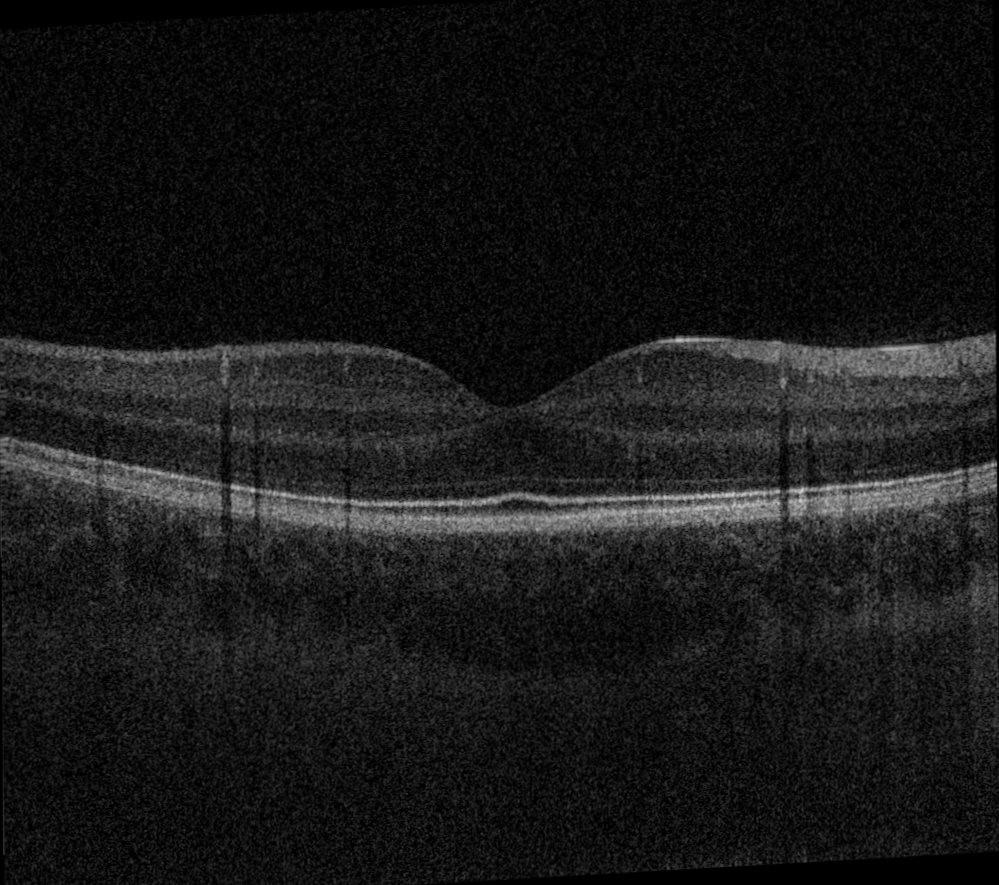
#> input picture images/original.png, 999 x 885 px
$ jupyter execute MultiSwarm_best.ipynb   (shell and % lines are left out)
#> lines starting #> are read from the running program, lines starting #| are printed output that depends on the picture
### CITS4404 Practical Project

# Camo Worms!

<div style="margin-left: 0px">
    &nbsp;

    <br>
    <br>
</div>

Australian _velvet worms_ come in many colours, possibly as a camouflage function ([Current Biology](https://www.cell.com/current-biology/comments/S0960-9822(11)00208-9)).

[cell 1]
# Imports

import numpy as np
import imageio.v3 as iio

import matplotlib as mpl
import matplotlib.cm as cm
import matplotlib.pyplot as plt
import matplotlib.path as mpath
import matplotlib.patches as mpatches
import matplotlib.bezier as mbezier
from sklearn.metrics.pairwise import euclidean_distances

import cv2
from shapely.geometry import LineString
import time

rng = np.random.default_rng()
Path = mpath.Path
mpl.rcParams['figure.dpi']= 72 #size of images

[cell 2]
# Global variables

IMAGE_DIR = 'images'
IMAGE_NAME='original'
MASK = [320, 560, 160, 880] # ymin ymax xmin xmax

[cell 3]
# Read, crop and display image and stats
def crop (image, mask):
    h, w = np.shape(image)
#> h = 885; w = 999
    return image[max(mask[0],0):min(mask[1],h), max(mask[2],0):min(mask[3],w)]
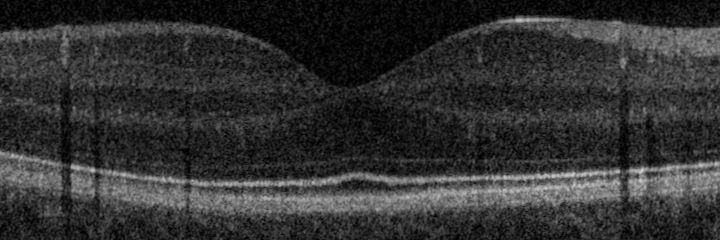
#> returned value: shape (240, 720); min 0, max 210, mean 49.3

def prep_image (imdir, imname, mask):
    print("Image name (shape) (intensity max, min, mean, std)\n")
    image = np.flipud(crop(iio.imread(imdir+'/'+imname+".png"), mask))
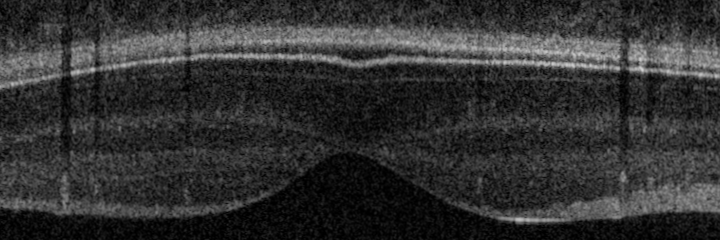
#> image: shape (240, 720); min 0, max 210, mean 49.3
    print("{} {} ({}, {}, {}, {})".format(imname, np.shape(image), np.max(image), np.min(image), round(np.mean(image),1), round(np.std(image),1)))
#| original (240, 720) (210, 0, 49.3, 34.8)
    plt.imshow(image, vmin=0, vmax=255, cmap='gray', origin='lower') # use vmin and vmax to stop imshow from scaling
    plt.show()
    return image

image = prep_image(IMAGE_DIR, IMAGE_NAME, MASK)

[cell 4]
import time

start_time = time.time()
function_times = {}

def measure_time(f):
    def timed(*args, **kw):
        ts = time.time()
        result = f(*args, **kw)
        te = time.time()
        function_time = te - ts

        if f.__name__ not in function_times:
            function_times[f.__name__] = [0, 0]  # [total_time, call_count]
        function_times[f.__name__][0] += function_time
        function_times[f.__name__][1] += 1

        return result

    return timed

def print_function_times():
    end_time = time.time()
    total_program_time = end_time - start_time

    print()
    print("### PROFILING ###")
    print("Total program time: {:.2f} sec".format(total_program_time))
    print("Function times:")
    for function_name, (total_time, call_count) in function_times.items():
        percentage = (total_time / total_program_time) * 100
        average_time = total_time / call_count
        print("- {}: {:.2f} sec ({:.2f}%), {} calls".format(
            function_name, total_time, percentage, call_count, average_time))
    print()

[cell 5]
class Camo_Worm:
    def __init__(self, x, y, r, theta, deviation_r, deviation_gamma, width, colour):
        self.x = x
        self.y = y
        self.r = r
        self.theta = theta
        self.dr = deviation_r
        self.dgamma = deviation_gamma
        self.width = width
        self.colour = colour
        p0 = [self.x - self.r * np.cos(self.theta), self.y - self.r * np.sin(self.theta)]
        p2 = [self.x + self.r * np.cos(self.theta), self.y + self.r * np.sin(self.theta)]
        p1 = [self.x + self.dr * np.cos(self.theta+self.dgamma), self.y + self.dr * np.sin(self.theta+self.dgamma)]
        self.bezier = mbezier.BezierSegment(np.array([p0, p1,p2]))

    def control_points (self):
        return self.bezier.control_points

    def path (self):
        return mpath.Path(self.control_points(), [Path.MOVETO, Path.CURVE3, Path.CURVE3])

    def patch (self):
        return mpatches.PathPatch(self.path(), fc='None', ec=str(self.colour), lw=self.width, capstyle='round')

    def intermediate_points (self, intervals=None):
        if intervals is None:
            intervals = max(3, int(np.ceil(self.r/8)))
        return self.bezier.point_at_t(np.linspace(0,1,intervals))

    def approx_length (self):
        intermediates = intermediate_points(self)
        eds = euclidean_distances(intermediates,intermediates)
        return np.sum(np.diag(eds,1))

    def bezier_tangent(self, t):
        P0, P1, P2 = self.control_points()
        return 2 * (1 - t) * (P1 - P0) + 2 * t * (P2 - P1)

    @measure_time
    def colour_at_t(self, t, image):
        intermediates = np.int64(np.round(np.array(self.bezier.point_at_t(t)).reshape(-1,2)))
        height, width = image.shape[:2]
        intermediates[:, 0] = np.clip(intermediates[:, 0], 0, width - 1)
        intermediates[:, 1] = np.clip(intermediates[:, 1], 0, height - 1)
        colours = [image[point[1],point[0]] for point in intermediates] #? had to swap point[1] and point[0] cause y and x were in the other order
        return(np.array(colours)/255)

    @measure_time
    def img_colour_at_w(self, image, t_values=[0, 0.5, 1]):
        width_points = []
        for t in t_values:
            # Calculate the point on the bezier curve
            base_point = self.bezier.point_at_t(t)
            # Calculate the tangent at this point
            tangent = self.bezier_tangent(t)
            # Normalize the tangent vector
            tangent_norm = tangent / np.linalg.norm(tangent)
            # Calculate the normal (perpendicular) to the tangent
            normal = np.array([-tangent_norm[1], tangent_norm[0]])
            # Calculate points across the width of the worm
            half_width = self.width
            if t in [0, 1]:  # Only at the tips
                # Points perpendicular to the path
                points_at_t = [
                    base_point + normal * half_width * i
                    for i in [-1, 1]  # Left and right side of the worm
                ]
                # Points tangent to the path
                if t == 0:
                    points_tangent = [
                        base_point + tangent_norm * half_width * -1 # Backward along the tangent
                    ]
                else:
                    points_tangent = [
                        base_point + tangent_norm * half_width * 1 # forward along the tangent
                    ]
                width_points.extend(points_at_t)
                width_points.extend(points_tangent)
            else:
                # Middle points, just the normal ones
                points_at_t = [
                    base_point + normal * half_width * i
                    for i in [-1, 1]  # Left and right side
                ]
                width_points.extend(points_at_t)
        intermediates = np.int64(np.round(np.array(width_points)))
        try:
            return np.array(image[intermediates[:, 1], intermediates[:, 0]]) / 255.0
        except:
            return np.array([0 for _ in range(len(t_values))])

    @measure_time
    def img_color_across_t(self, t, image):
        # average image colour across all points in t
        intermediates = np.int64(np.round(np.array(self.bezier.point_at_t(t)).reshape(-1,2)))
        try:
            return np.array(image[intermediates[:, 1], intermediates[:, 0]]) / 255.0
        except:
            return np.array([0 for _ in range(len(t))])

[cell 6]
class Drawing:
    def __init__ (self, image):
        self.fig, self.ax = plt.subplots()
        self.image = image
        self.im = self.ax.imshow(self.image, cmap='gray', origin='lower')

    def add_patches(self, patches):
        try:
            for patch in patches:
                self.ax.add_patch(patch)
        except TypeError:
            self.ax.add_patch(patches)

    def add_dots(self, points, radius=4, **kwargs):
        try:
            for point in points:
                self.ax.add_patch(mpatches.Circle((point[0],point[1]), radius, **kwargs))
        except TypeError:
            self.ax.add_patch(mpatches.Circle((points[0],points[1]), radius, **kwargs))

    def add_worms(self, worms, alpha=1.0, colour=None):
        colourmap = mpl.colormaps["rainbow"]
        try:
            for worm in worms:
                patch = worm.patch()
                patch.set_alpha(alpha)
                if colour != None:
                    patch.set_edgecolor(colourmap(colour))
                self.ax.add_patch(patch)
        except TypeError:
            patch = worms.patch()
            patch.set_alpha(alpha)
            if colour != None:
                patch.set_edgecolor(colourmap(colour))
            self.ax.add_patch(patch)

    def show(self, save=None):
        if save is not None:
            plt.savefig(save)
        plt.show()

[cell 7]
# Example of a random worm. You may do this differently.

    # centre points, angles and colour chosen from uniform distributions
    # lengths chosen from normal distributions with two std parameters passed
    # width chosen from gamma distribution with shape parameter 3 and scale passed

def random_worm (imshape, init_params):
    (radius_std, deviation_std, width_theta) = init_params
    (ylim, xlim) = imshape
    midx = xlim * rng.random()
    midy = ylim * rng.random()
    r = radius_std * np.abs(rng.standard_normal())
    theta = rng.random() * np.pi
    dr = deviation_std * np.abs(rng.standard_normal())
    dgamma = rng.random() * np.pi
    colour = rng.random()
    width = width_theta * rng.standard_gamma(3)
    return Camo_Worm(midx, midy, r, theta, dr, dgamma, width, colour)

[cell 8]
# Initialise a random clew
def initialise_clew (size, imshape, init_params):
#> called with size = 10, imshape = (240, 720), init_params = (40, 30, 1)
    clew = []
    for i in range(size):
        clew.append(random_worm(imshape, init_params))
    return clew

[cell 9]
class Fitness:
    def __init__(self, image, swarms):
        self.image = image
        self.swarms = swarms
        self.times = {}

    @measure_time
    def get(self, worm):
        img_height, img_width = self.image.shape[:2]
        # colour factor
        @measure_time
        def colour():
            DIVISIONS = 8
            # points along centre path
            t = np.linspace(0,1,DIVISIONS)
            path_colour = worm.img_color_across_t(t, self.image)
            width_colour = worm.img_colour_at_w(self.image)
            ps = 1 - np.mean(np.abs(worm.colour - path_colour))
            ws = 1 - np.mean(np.abs(worm.colour - width_colour))
            # subtract from 1 since higher fitness is better
            return (int(ps+ws), 4)

        @measure_time
        # width factor
        def width():
            # example weakly encouraging width to be 8
            return (1 / max(abs(worm.width - 5),1),5)

        @measure_time
        # length factor
        def length():
            # provides benefit up to a value of img_width/8 then no more benefit
            if worm.r < 5:
                return (0,0)
            return (1,1)

        @measure_time
        # discourage from going out of bounds
        def outside():
            min_x, min_y = np.min(worm.control_points(), axis=0)
            max_x, max_y = np.max(worm.control_points(), axis=0)
            if min_x < 0 or max_x >= img_width or min_y < 0 or max_y >= img_height:
                return (-1, 10)  # high cost for going outside
            else:
                return (0, 0) # doesn't affect worm if it's inside boundaries

        @measure_time
        # distance between swarms
        def g_distance():
            closest_worm = None
            min_distance = float('inf')  # Initialize with a large number
            avgs = []
            # Iterate through each swarm and each worm within the swarm
            for s in swarms:
                if s in swarms[::len(swarms)//10]:
                    avgs.append(s.population[0])
                if worm not in s.population:  # Ensure not checking the worm's own swarm
                    other_worm = s.population[0]
                    # Calculate Euclidean distance
                    distance = ((worm.x - other_worm.x) ** 2 + (worm.y - other_worm.y) ** 2) ** 0.5
                    if distance < min_distance:
                        min_distance = distance
                        closest_worm = other_worm  # Update the closest worm
            # Apply upper limit to distance based on image dimensions and number of swarms
            distance_limit = min(min_distance, min(img_width, img_height) * 2 / np.ceil(len(swarms) ** 0.5))
            # Normalize the distance
            normalized_distance = distance_limit / (min(img_width, img_height) / np.ceil(len(swarms) ** 0.5))
            return (normalized_distance, 1.2, closest_worm, avgs)

        # detect if the worm is crossing another, penalise heavily
        @measure_time
        def g_cross_factor(avgs):
            line1 = LineString(worm.path().vertices)
            for other_worm in avgs:
                line2 = LineString(other_worm.path().vertices)
                # Check if the lines intersect and that the intersection is not just touching
                if line1.intersects(line2) and not line1.touches(line2):
                    return (-1,5)
            return (0,0)

        # detect if the worm is roughly parallel with its closest friend
        @measure_time
        def g_parallelism(closest_worm):
            r1 = worm.theta
            r2 = closest_worm.theta
            angle_diff = np.abs(r1 - r2)
            angle_diff = min(angle_diff, 2*np.pi - angle_diff)  # This accounts for wrapping around the circle
            # Normalize the difference to a score from 0 to 1
            # Maximum difference that affects parallelism is pi (180 degrees)
            similarity_score = 1 - (angle_diff / np.pi)  # Normalize the difference by pi
            return (similarity_score,0.15)

        # each factor is a tuple of (fitness, multiplier)
        g_distance = g_distance()
        g_cross_factor = g_cross_factor(g_distance[3])
        g_parallelism = g_parallelism(g_distance[2])
        factors = [outside(), length(), width(), colour(), g_distance, g_cross_factor, g_parallelism]
        return sum([x[0] * x[1] for x in factors])

[cell 10]
import random, copy
"""
Each Swarm represents a single worm
"""
class Swarm:
    def __init__ (self, image, population):
        self.image = image
        self.population = population
#> self.population = 10 items
        self.fitness = None # must be updated after Fitness class is created

        # CONSTANTS #

        # number of individuals in the selection tournament
        # a higher tnm_k means it will select more of the best, and less of the worst
        # may converge faster without as much exploration
        self.tnm_k = 3

        # rate of mutation which should be between 0 and 1
        # a high rate may prevent convergence, a low rate will need more iterations to converge
        self.m_rate = 0.01

    @measure_time
    def update(self):
        assert(self.fitness != None)
        fitnesses = [fitness.get(x) for x in self.population]
        new_population = []
        size = len(self.population)
        for i in range(size):
            # tournament selection
            selected_ix = random.randint(0,size-1)
            for ix in [random.randint(0,size-1) for x in range(self.tnm_k-1)]:
                if fitnesses[ix] > fitnesses[selected_ix]:
                    selected_ix = ix
            parent = self.population[selected_ix]
            # mutating
            height, width = image.shape[:2]
            c_x = min(max(parent.x + random.uniform(-self.m_rate*width/2,self.m_rate*width/2),0),width)
            c_y = min(max(parent.y + random.uniform(-self.m_rate*height/2,self.m_rate*height/2),0),height)
            max_r = max(width,height)/2
            c_r = min(max(parent.r + random.uniform(-self.m_rate*max_r/2,self.m_rate*max_r/2),0),max_r)
            c_colour = min(max(parent.colour + random.uniform(-self.m_rate/2,self.m_rate/2),0),1)
            c_theta = (parent.theta + random.uniform(-self.m_rate*np.pi,self.m_rate*np.pi)) % (np.pi*2)
            c_dr = min(max(parent.dr + random.uniform(-self.m_rate*c_r,self.m_rate*c_r),-c_r),c_r)
            c_dgamma = min(max(parent.dgamma + random.uniform(-self.m_rate*np.pi,self.m_rate*np.pi),-np.pi),np.pi)
            c_width = min(max(parent.width + random.uniform(-self.m_rate*c_r,self.m_rate*c_r),1),2*c_r)
            # child
            child = Camo_Worm(c_x, c_y, c_r, c_theta, c_dr, c_dgamma, c_width, c_colour)
            new_population.append(child)
        self.population = new_population
    @measure_time
    def avg_worm(self):
        avg = copy.deepcopy(self.population[0])
        for field in ['x', 'y', 'r', 'theta', 'dr', 'dgamma', 'width']:
            setattr(avg, field, np.mean([getattr(w, field) for w in self.population]))
        return avg

[cell 11]
# for profiling
start_time = time.time()
function_times = {}
profiling = True # change to True to see function times
# constants
iterations = 200
swarm_size = 10
num_swarms = 300
swarms = [Swarm(image, initialise_clew(swarm_size, image.shape, (40, 30, 1))) for _ in range(num_swarms)]
#> swarms = 300 items
fitness = Fitness(image, swarms)
for s in swarms:
    s.fitness = fitness
    #s.tnm_k = 4
    #s.m_rate = 0.02

for it in range(iterations):
    fitnesses = []
    for swarm in swarms:
        # start the mutation rate high for a short time then keep it low for a long time (exponential)
        # allows for fast exploration at the start with fine tuning of the final solution at the end
        swarm.m_rate = 0.1 * np.exp(-3 * (it / iterations)) # -3 growth rate so it quickly decreases
        # same principle with tournament size, except that it starts low and increases over time
        # if tournament size = population, all children will come from the best parent (no diversity)
        swarm.tnm_k = max(int(len(swarm.population) / (1+np.exp(-5 * (it/iterations-0.8)))+1), 2)
        swarm.update()
    if (it+1) % (iterations//10) == 0 or int(it) == 0:
        all_fitnesses = [sum(x) / len(x) for x in [[fitness.get(w) for w in p.population] for p in swarms]]
        print("Iteration:",it+1)
        print("Time Remaining:",int((time.time() - start_time) / (it+1) * (iterations - (it+1))),"seconds")
        print("Fitness:",[float(f"{x:.3}") for x in all_fitnesses])
        print(f"Mutation Rate: {swarms[0].m_rate:.3}")
        print(f"Tournament Size: {swarms[0].tnm_k}")
        if profiling:
            print_function_times()
        drawing = Drawing(image)
        for ix in range(len(swarms)):
            drawing.add_worms(swarms[ix].population, alpha=0.05, colour=(ix/len(swarms)))
            drawing.add_worms(swarms[ix].avg_worm())
        drawing.show()
        print()

drawing = Drawing(image)
for ix in range(len(swarms)):
    drawing.add_worms(swarms[ix].avg_worm())
drawing.show()
plt.imshow(image, vmin=0, vmax=255, cmap='gray', origin='lower')
